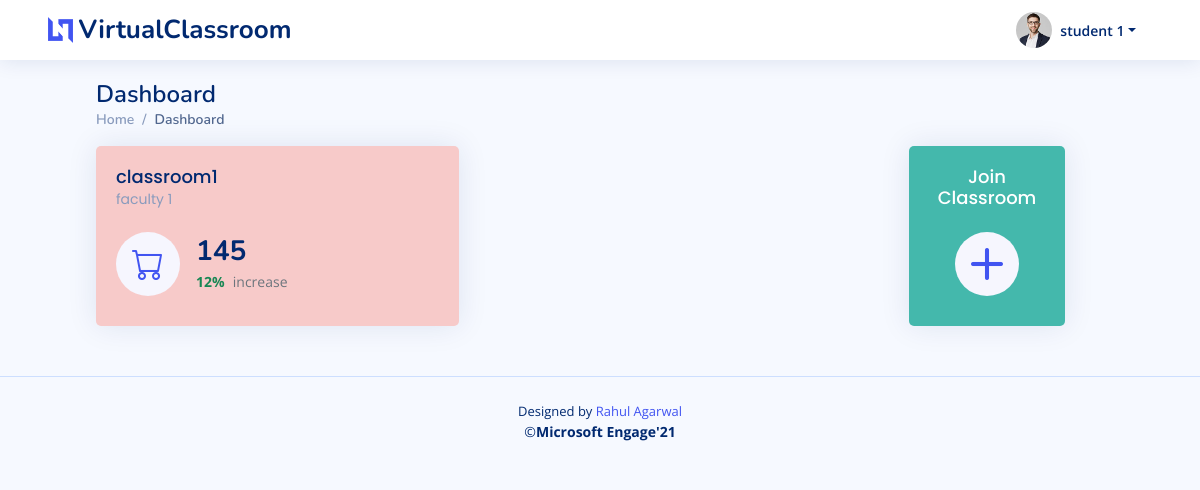
The page /student_dashboard/ (signed in) on the database as committed earlier.
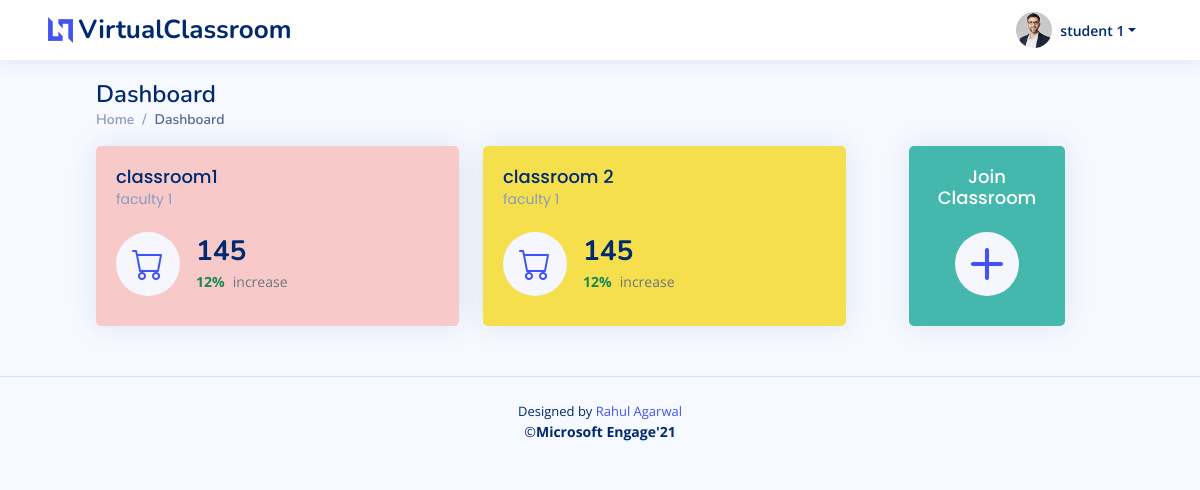
The same page on the database as committed later.
### myapp/models.py (models this page shows, shortened)
class ClassRoom(models.Model):
    classId = models.CharField(max_length=10,primary_key=True)
    classname = models.CharField(max_length=50,null=False)
    classDepartment = models.CharField(max_length=50,null=False)
    academicYear = models.CharField(max_length=2,null=False)
    classLink = models.TextField(blank=False,null=True)
    classFacultyID = models.ForeignKey(FacultyDetails,on_delete=models.CASCADE)
    classFacultyName = models.CharField(max_length=100,null=False)
    classTimeTable = models.TextField(blank=False,null=True)
    classCreationTime = models.DateTimeField(default=datetime.now,null=True)

### myapp/views.py (the view, shortened to what this page needs)
# urls.py: path('student_dashboard/',views.studentDashboard,name='studentDashboard'),
@login_required
def studentDashboard(request):
    if request.user.is_active and not request.user.is_staff and not request.user.is_superuser:
        user = request.user
        student = StudentDetails.objects.get(studentId = user.pk)
        classRoomList = StudentClassroomList.objects.get(studentId_id = user.pk)
        dict = json.loads(classRoomList.classList)
        temp = [*dict]
        classList =[]
        for x in temp:
            temp = ClassRoom.objects.get(classId = x)
            classList.append(temp)
        context={
            'classList' : classList,
        }
        return render(request,'student/studentDashboard.html',context)
    else:
        return redirect('studentLogin')

### myapp/templates/student/studentDashboard.html (shortened to what this page needs)
{% extends 'base.html' %}
{% block content %}
  <header id="header" class="header fixed-top d-flex align-items-center px-5">
    <div class="d-flex align-items-center justify-content-between">
      <a href="{% url 'studentDashboard' %}" class="logo d-flex align-items-center">
        <img src="assets/img/logo.png" alt="">
        <span class="d-none d-lg-block">VirtualClassroom</span>
      </a>
    </div>
    <nav class="header-nav ms-auto">
      <ul class="d-flex align-items-center">
        <li class="nav-item dropdown pe-3">
          <a class="nav-link nav-profile d-flex align-items-center pe-0" href="#" data-bs-toggle="dropdown">
            <img src="assets/img/profile-img.jpg" alt="Profile" class="rounded-circle">
            <span class="d-none d-md-block dropdown-toggle ps-2">{{user.first_name}} {{user.last_name}}</span>
          </a>
        </li>
      </ul>
    </nav>
  </header>
  <main id="main" class="main px-lg-5 mx-lg-5">
    <div class="pagetitle">
      <h1>Dashboard</h1>
      <nav>
        <ol class="breadcrumb">
          <li class="breadcrumb-item"><a href="{% url 'studentDashboard' %}">Home</a></li>
          <li class="breadcrumb-item active">Dashboard</li>
        </ol>
      </nav>
    </div>
    <section class="section dashboard">
      <div class="row">
        <div class="col-lg-9">
          <div class="row">
          {% if classList %}
            {% for class in classList %}
                <div class="col-xxl-4 col-md-6">
                    <a href="{% url 'studentSubject' class.pk %}">
                    <div class="card info-card sales-card box">
                      <div class="card-body">
                        <h5 class="card-title">{{class.classname}} <br><span>{{class.classFacultyName}}</span></h5>
                        <div class="d-flex align-items-center">
                          <div class="card-icon rounded-circle d-flex align-items-center justify-content-center">
                            <i class="bi bi-cart"></i>
                          </div>
                          <div class="ps-3">
                            <h6>145</h6>
                            <span class="text-success small pt-1 fw-bold">12%</span> <span class="text-muted small pt-2 ps-1">increase</span>
                          </div>
                        </div>
                      </div>
                    </div>
                    </a>
                </div>
            {% endfor %}
          {% endif %}
          </div>
        </div>
        <div class="col-lg-3">
          <div class="col-lg-8 mx-auto">
            <a href="#" data-bs-toggle="modal" data-bs-target="#joinClassroom">
              <div class="card info-card sales-card" style="background : RGB(68, 184, 172); ">
                <div class="card-body" >
                  <h4 class="card-title text-center" style="color :white;">Join Classroom</h4>
                  <div class=" align-items-center ">
                    <div class="card-icon rounded-circle d-flex align-items-center justify-content-center mx-auto">
                      <i class="bi bi-plus-lg"></i>
                    </div>
                  </div>
                </div>
              </div>
            </a>
        </div>
        </div>
      </div>
    </section>
  </main>
  {% include 'partials/_footer.html'%}
{% endblock %}

Rows that differ between the two databases and show on the page:
added ClassRoom: classname "classroom 2", classFacultyName "faculty 1"
